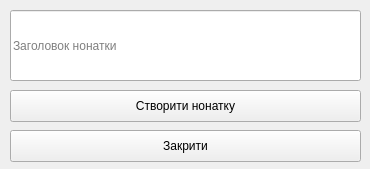
<?xml version="1.0" encoding="UTF-8"?>
<ui version="4.0">
 <class>mainWindow</class>
 <widget class="QMainWindow" name="mainWindow">
  <property name="geometry">
   <rect>
    <x>0</x>
    <y>0</y>
    <width>370</width>
    <height>169</height>
   </rect>
  </property>
  <property name="windowTitle">
   <string>NoteBook</string>
  </property>
  <widget class="QWidget" name="centralwidget">
   <widget class="QPushButton" name="create_note">
    <property name="geometry">
     <rect>
      <x>10</x>
      <y>90</y>
      <width>351</width>
      <height>32</height>
     </rect>
    </property>
    <property name="text">
     <string>Створити нонатку</string>
    </property>
   </widget>
   <widget class="QLineEdit" name="note_title">
    <property name="geometry">
     <rect>
      <x>10</x>
      <y>10</y>
      <width>351</width>
      <height>71</height>
     </rect>
    </property>
    <property name="placeholderText">
     <string>Заголовок нонатки</string>
    </property>
   </widget>
   <widget class="QPushButton" name="close">
    <property name="geometry">
     <rect>
      <x>10</x>
      <y>130</y>
      <width>351</width>
      <height>32</height>
     </rect>
    </property>
    <property name="text">
     <string>Закрити</string>
    </property>
   </widget>
  </widget>
 </widget>
 <resources/>
 <connections/>
</ui>
